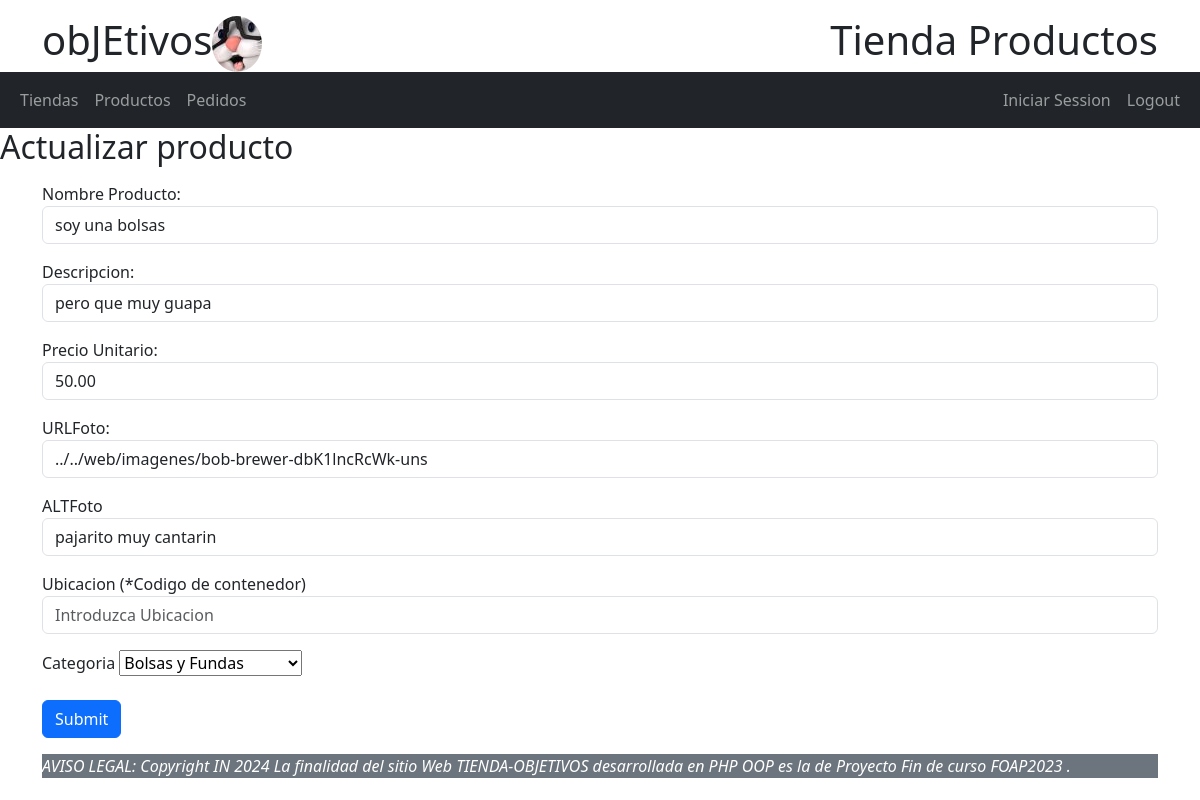
The app's page /webAdmin/includes/productoEditar.php?id=9, older data.
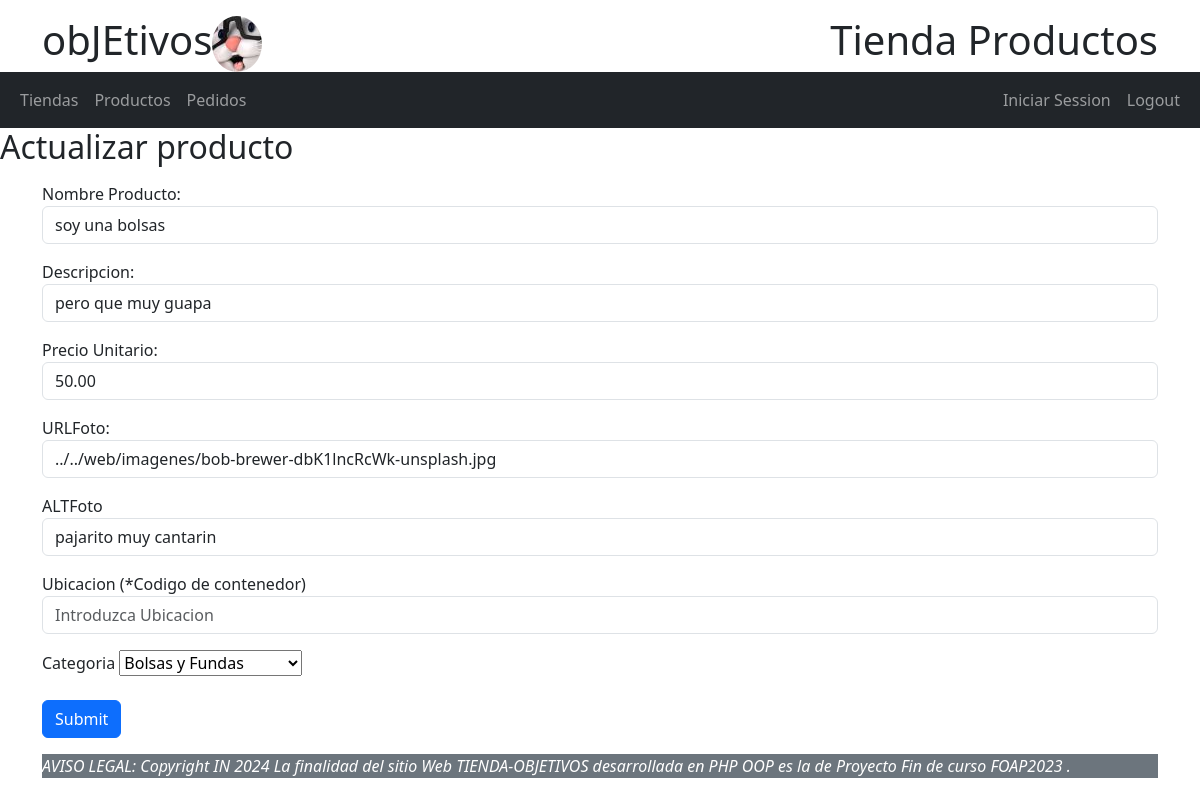
The same page, newer data.
### tables this page shows
CREATE TABLE IF NOT EXISTS `productos` (
  `pro_id` INT(10) NOT NULL AUTO_INCREMENT,
  `pro_nombre` VARCHAR(45) NOT NULL,
  `pro_descripcion` VARCHAR(300) NOT NULL,
  `pro_URLFoto` VARCHAR(300) NOT NULL,
  `pro_ALTFoto` VARCHAR(45) NOT NULL,
  `pro_precioUnitario` DECIMAL(7,2) NOT NULL,
  `categoriasProductos_cat_id` INT(11) NOT NULL,
  `pro_fecha` DATETIME NOT NULL DEFAULT CURRENT_TIMESTAMP(),
  PRIMARY KEY (`pro_id`),
  INDEX `fk_productos_categoriasProductos1_idx` (`categoriasProductos_cat_id` ASC) ,
  CONSTRAINT `fk_productos_categoriasProductos1`
    FOREIGN KEY (`categoriasProductos_cat_id`)
    REFERENCES `categoriasproductos` (`cat_id`)
    ON DELETE NO ACTION
    ON UPDATE NO ACTION);

### webAdmin/includes/productoEditar-inc.php (called while the page is built, shortened)
<?php
require "../model/Connection.php";
require "../model/Producto.php";
$producto = new Producto();
if (isset ($_GET['id'])){
    $id = $_GET['id'];
    $producto->setId($id);
    $result = $producto->leer();
    if ($result) {
        $nombre = $producto->getNombre();
        $descripcion = $producto->getDescripcion();
        $URLFoto = $producto->getURLFoto();
        $ALTFoto = $producto->getAlTFoto();
        $precioUnitario = $producto->getPrecioUnitario();
        }
    };
?>

### webAdmin/model/Producto.php (called while the page is built, shortened)
<?php
class Producto extends Connection{
    private $id;
    private $nombre;
    private $descripcion;
    private $precioUnitario;
    private $URLFoto;
    private $ALTFoto;
    private $tablaNombre = "productos";
    public function __construct($id='',$nombre ='',$descripcion='',$URLFoto='',$ALTFoto='',$precioUnitario='',$categoria='',$ubicacion='')
    {   $this->id = $id;
        $this->nombre = $nombre;
        $this->descripcion = $descripcion;
        $this->URLFoto = $URLFoto;
        $this->ALTFoto = $ALTFoto;
        $this->precioUnitario = $precioUnitario;
    }
    public function getNombre() {return $this->nombre;}
    public function getDescripcion() {return $this->descripcion;}
    public function getURLFoto() {return $this->URLFoto;}
    public function getALTFoto() {return $this->ALTFoto;}
    public function getPrecioUnitario() {return $this->precioUnitario;}
    public function setId($id){$this->id = $id;}
    public function leer() {
        try {
            $stmt = $this->connect()->prepare("SELECT   pro_id, pro_nombre, pro_descripcion,
                                                        pro_URLFoto, pro_ALTFoto, pro_precioUnitario, categoriasProductos_cat_id as pro_categoria, pro_fecha, pro_ubicacion
                                                FROM ". $this->tablaNombre."  WHERE pro_id = ?");
            $stmt->execute([$this->id]);
            $record = $stmt->fetchAll()[0];
            $this->id = $record['pro_id'];
            $this->nombre = $record['pro_nombre'];
            $this->descripcion = $record['pro_descripcion'];
            $this->URLFoto = $record['pro_URLFoto'];
            $this->ALTFoto = $record['pro_ALTFoto'];
            $this->precioUnitario = $record['pro_precioUnitario'];
            return true;
        }
        catch (PDOException $e){
            return $e->getMessage();
            }
    }
}

### webAdmin/model/Connection.php (called while the page is built)
<?php
class Connection {
    protected function connect(){
        try {
            $con = new PDO('mysql:host=localhost;dbname=tienda', 'root','');
            $con->setAttribute(PDO::ATTR_DEFAULT_FETCH_MODE,PDO::FETCH_ASSOC);
            $con->setAttribute(PDO::ATTR_ERRMODE,PDO::ERRMODE_EXCEPTION);
            return $con;
        } catch (PDOException $e) {
            return "Error!: ". $e->getMessage()."<br>";
        }
    }
}

### webAdmin/includes/productoEditar.php (the view, shortened to what the changed rows need)
<?php
require "../includes/productoEditar-inc.php";
?>
<!DOCTYPE html>
<html lang="en">
<head>
    <link href="https://cdn.jsdelivr.net/npm/bootstrap@5.3.3/dist/css/bootstrap.min.css" rel="stylesheet">
    <link href="https://cdn.jsdelivr.net/npm/bootstrap-icons@1.11.3/font/bootstrap-icons.min.css" rel="stylesheet">
</head>
<body>
<h2>Actualizar producto</h2>
<div class="container mt-3">
    <form action="" method="post">
        <div class="mb-3">
            <label for="nombre">Nombre Producto:</label>
            <input type="text" class="form-control" id="nombre" placeholder="Introduzca nombre producto" name="nombre" value="<?=$nombre;?>" >
        </div>
        <div class="mb-3">
            <label for="descripcion">Descripcion:</label>
            <input type="text" class="form-control" id="descripcion" placeholder="Introduzca descripcion" name="descripcion" required value="<?=$descripcion;?>">
        </div>
        <div class="mb-3">
            <label for="precio">Precio Unitario:</label>
            <input type="numeric" class="form-control" id="precio" placeholder="Introduzca Precio" name="precioUnitario" required value="<?=$precioUnitario;?>">
        </div>
        <div class="mb-3">
            <label for="URLFoto">URLFoto:</label>
            <input type="text" class="form-control" id="URLFoto" placeholder="Introduzca URLFoto" name="URLFoto" required value="<?=$URLFoto;?>">
        </div>
        <div class="mb-3">
            <label for ="ALTFoto">ALTFoto</label>
            <input type="text" class="form-control" id="ALTFoto" placeholder="Introduzca texto para Foto" name="ALTFoto" required value="<?=$ALTFoto;?>">
        </div>
        <br>
    </form>
</div>
</body>
</html>

Row changes from the older to the newer data that the page shows:
changed productos "soy una bolsas": URLFoto "../../web/imagenes/bob-brewer-dbK1lncRcWk-uns" → "../../web/imagenes/bob-brewer-dbK1lncRcWk-unsplash.jpg"
